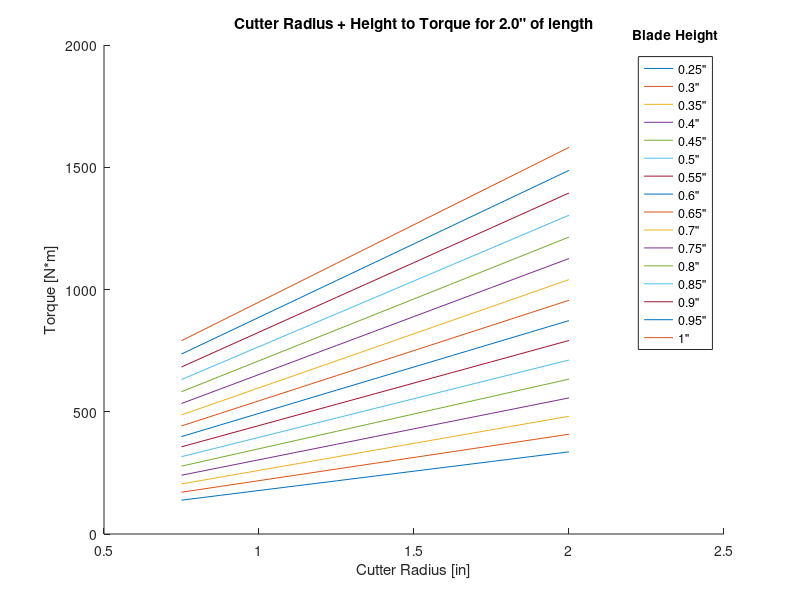
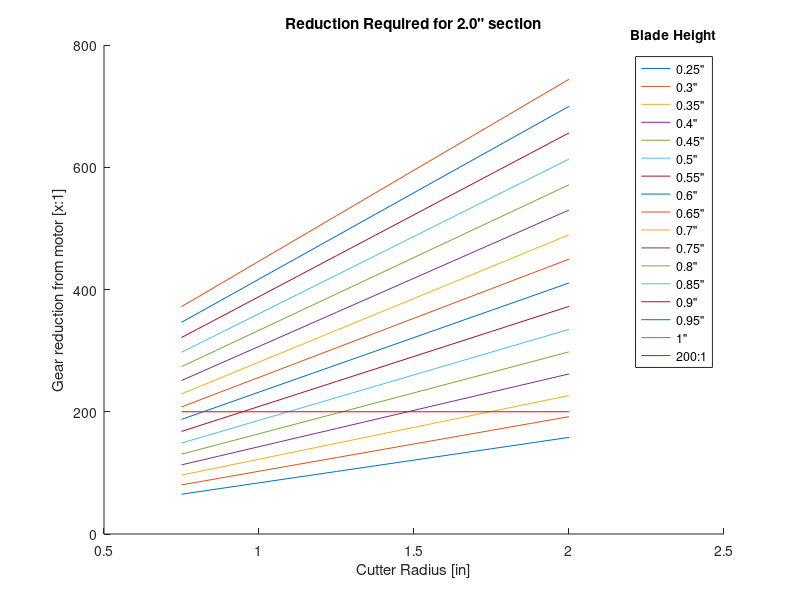
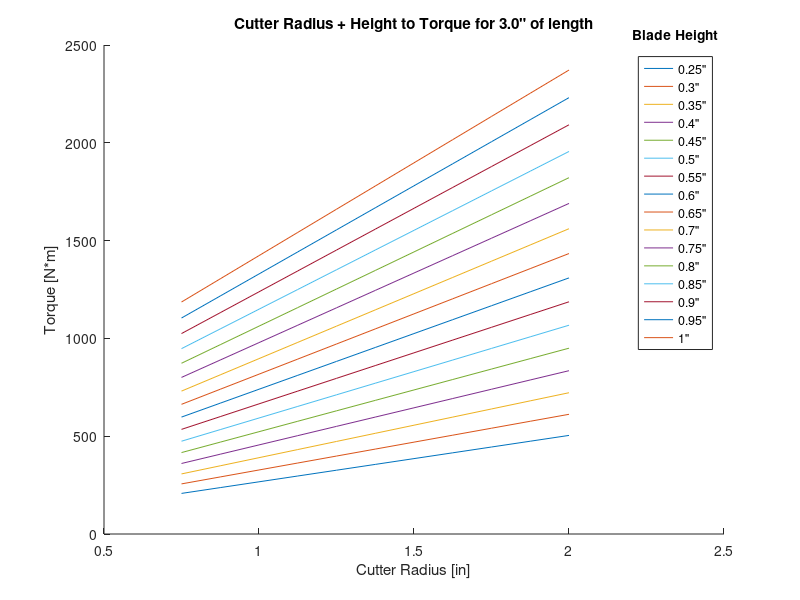
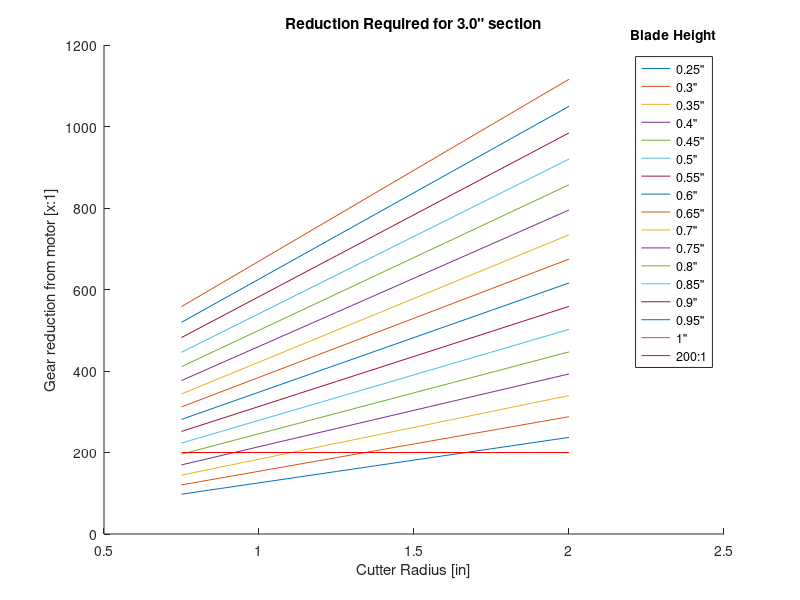

Write MATLAB code to recreate these figures, in order.
% MEGN 301 - Computational Analysis of Bulk Shredder Properties
% Michael Allen
% 2/17/2022

clc; clear;  close all;
format short 

%Variables to test
CUTTER_LENGTH = 2:1:6;                   %inches of cutting section 
BLADE_WIDTH = 1/8;                       %width of cutting edge, plate steel to be used
BLADE_HEIGHT = .25:.05:1;                %length of cutting edge
CUTTER_RADIUS = .75:(1/8):2;             %base radius from which cutters are extended from

%Key metrics to verify
%torqueRequired; %[N*m]

%Constants
PLA_SHEAR_STRENGTH = 32.938 * 10^6;    %Pa
PLA_ULTIMATE_STRESS =  57.9 * 10^6;    %Pa
INCH_TO_M = 25.4*10^-3;
NEWTON_METERS_TO_FOOT_POUNDS = 0.7376;
MOTOR_POWER = 120 * 3.2;
MOTOR_SPEED = 1725; 
MOTOR_TORQUE = 9.5488 * MOTOR_POWER / MOTOR_SPEED;
POSSIBLE_REDUCTION = 200;

%Testing cutter radius and blade height vairables
resultsMatrix = zeros(length(BLADE_HEIGHT), length(CUTTER_RADIUS), length(CUTTER_LENGTH));

for length_i = 2:1:6
    numBlades = floor(length_i / BLADE_WIDTH);

    resultsMatrix_i = zeros(length(BLADE_HEIGHT), length(CUTTER_RADIUS));
    for radius_i = .75:(1/8):2
        bladeArea = BLADE_WIDTH * BLADE_HEIGHT * INCH_TO_M^2; %m^2
        force_on_blades = PLA_ULTIMATE_STRESS * bladeArea * numBlades/3;    %blades orientated such that only 1/3 of blades are in contact at given angle
        torqueRequired = force_on_blades .* ((radius_i*INCH_TO_M) + (BLADE_HEIGHT.*INCH_TO_M)/2);  %force applied at half of centroid of blade
        resultsMatrix_i(:,find(CUTTER_RADIUS==radius_i)) = torqueRequired;
    end
    resultsMatrix(:,:, find(CUTTER_LENGTH == length_i)) = resultsMatrix_i;
end

%disp(resultsMatrix);
torqueRequired = resultsMatrix;
reductionRequired =  resultsMatrix ./ MOTOR_TORQUE;

for cutter_length = 1:length(CUTTER_LENGTH)

    curr_len = CUTTER_LENGTH(cutter_length);

    %Plot Torque needed
    figure('Name', 'Cutter Radius + Height to Torque')  %initalize first figure
    hold on
    title(sprintf('Cutter Radius + Height to Torque for %.1f" of length', curr_len));
    xlabel('Cutter Radius [in]');
    xlim([.5 2.5]);
    ylabel('Torque [N*m]');
    plot(CUTTER_RADIUS,resultsMatrix(:,:,cutter_length));
    LEGEND = cell(length(BLADE_HEIGHT), 1);
    for num = 1:length(BLADE_HEIGHT)
        LEGEND{num} = strcat(num2str(BLADE_HEIGHT(num)), '"') ;
    end
    leg = legend(LEGEND);
    title(leg, 'Blade Height')
    hold off
    
    %Plot gear reduction needed
    figure('Name', 'Reduction required for given Torque')  %initalize second figure
    hold on
    title(sprintf('Reduction Required for %.1f" section', curr_len));
    xlabel('Cutter Radius [in]');
    xlim([.5 2.5]);
    ylabel('Gear reduction from motor [x:1]');
    plot(CUTTER_RADIUS, reductionRequired(:,:,cutter_length));

    plot(CUTTER_RADIUS, (CUTTER_RADIUS ./ CUTTER_RADIUS) * 200, 'r')
    

    LEGEND = cell(length(BLADE_HEIGHT)+1, 1);
    for num = 1:length(BLADE_HEIGHT)
        LEGEND{num} = strcat(num2str(BLADE_HEIGHT(num)), '"') ;
    end

    LEGEND{end} = strcat(num2str(POSSIBLE_REDUCTION), ':1');
    leg = legend(LEGEND);
    title(leg, 'Blade Height')

    hold off


end